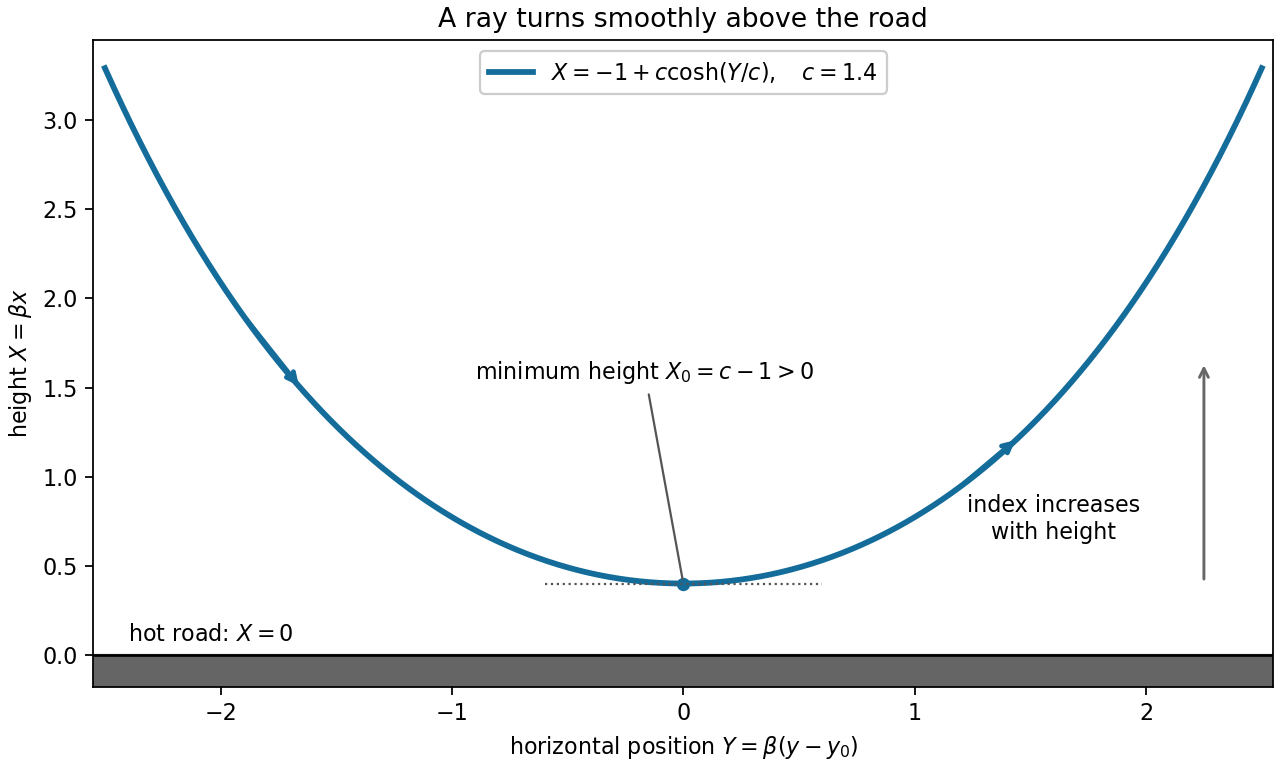

Write the Python code that produced this figure.
"""Original catenary ray sketch; Python 3.14, numpy and matplotlib.

Write the white PNG to cwd, normally the mirrored media directory.
"""
from pathlib import Path

import matplotlib
matplotlib.use('Agg')
import matplotlib.pyplot as plt
import numpy as np


def main():
    # Plot dimensionless height X=beta*x against Y=beta*(y-y0).
    c = 1.4
    Y = np.linspace(-2.5, 2.5, 800)
    X = c * np.cosh(Y / c) - 1
    fig, ax = plt.subplots(figsize=(8, 4.8), facecolor='white', layout='constrained')
    ax.set_facecolor('white')
    ax.axhspan(-0.18, 0, color='#656565')
    ax.axhline(0, color='black', lw=1.2)
    ax.plot(Y, X, color='#146c9a', lw=2.6, label=r'$X=-1+c\cosh(Y/c),\quad c=1.4$')
    for start, end in [(-1.9, -1.65), (1.2, 1.45)]:
        ax.annotate('', xy=(end, c*np.cosh(end/c)-1),
                    xytext=(start, c*np.cosh(start/c)-1),
                    arrowprops={'arrowstyle': '->', 'lw': 2.2, 'color': '#146c9a'})
    ax.plot([0], [c-1], 'o', color='#146c9a', ms=5)
    ax.plot([-0.6, 0.6], [c-1, c-1], ':', color='#555555', lw=1)
    ax.annotate(r'minimum height $X_0=c-1>0$', xy=(0, c-1), xytext=(-0.9, 1.55),
                arrowprops={'arrowstyle': '-', 'color': '#555555'}, fontsize=10)
    ax.text(-2.4, 0.08, 'hot road: $X=0$', fontsize=10)
    ax.text(1.6, 0.65, 'index increases\nwith height', ha='center', fontsize=10)
    ax.annotate('', xy=(2.25, 1.65), xytext=(2.25, 0.4),
                arrowprops={'arrowstyle': '->', 'color': '#666666', 'lw': 1.3})
    ax.set(xlim=(-2.55, 2.55), ylim=(-0.18, 3.45),
           xlabel=r'horizontal position $Y=\beta(y-y_0)$',
           ylabel=r'height $X=\beta x$',
           title='A ray turns smoothly above the road')
    ax.legend(loc='upper center', framealpha=1, facecolor='white', fontsize=10)
    fig.savefig(Path('paper-1-q9-mirage-ray.png'), dpi=160, facecolor='white')
    plt.close(fig)


if __name__ == '__main__':
    main()
